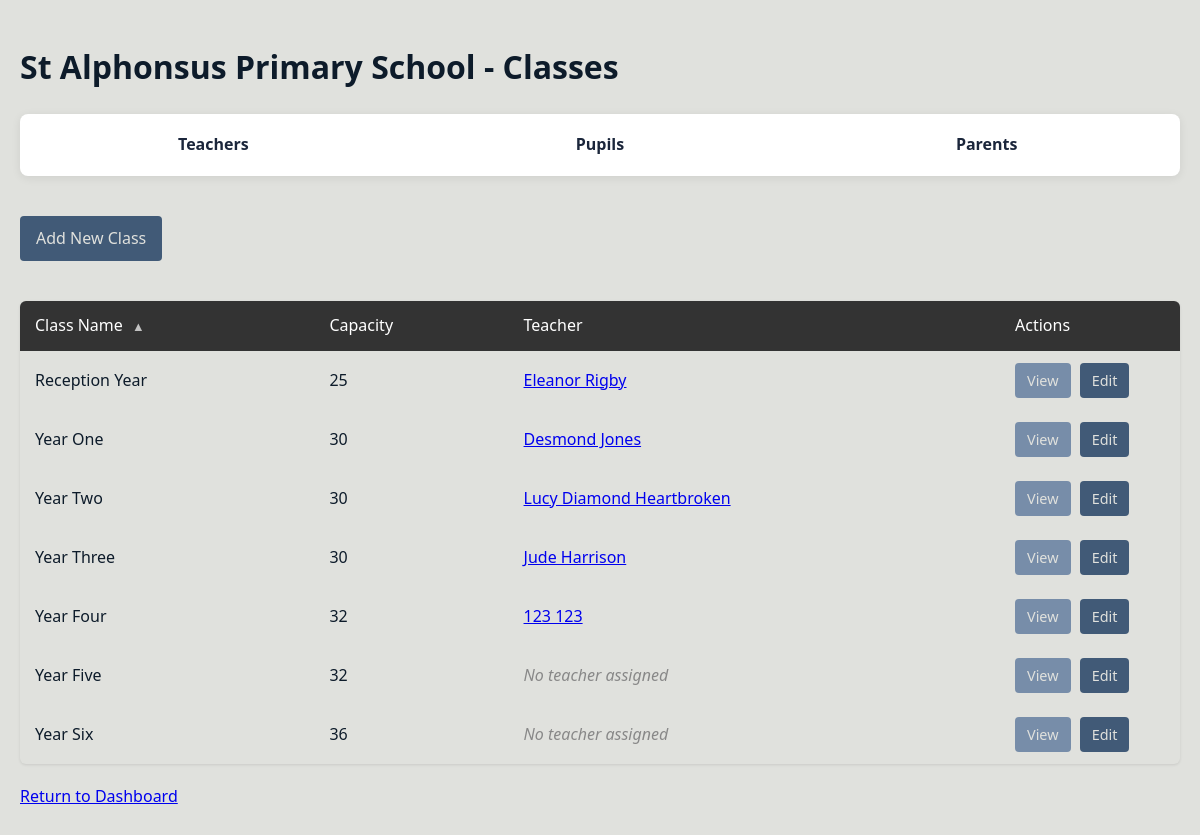
The app's page /classes/view_classes.php with its own data.
### tables this page shows
CREATE TABLE `Classes` (
  `class_id` int(11) NOT NULL,
  `class_name` enum('Reception Year','Year One','Year Two','Year Three','Year Four','Year Five','Year Six') NOT NULL,
  `capacity` int(10) UNSIGNED NOT NULL,
  `teacher_id` int(11) DEFAULT NULL
);

### classes/view_classes.php (the view, shortened to what this page needs)
<?php
require_once(__DIR__ . '/../includes/db_connect.php');
$classes = [];
$sort_field = isset($_GET['sort']) ? $_GET['sort'] : 'class_name';
$sort_order = isset($_GET['order']) && $_GET['order'] === 'desc' ? 'DESC' : 'ASC';
$sql = "SELECT c.class_id, c.class_name, c.capacity, c.teacher_id,
               CONCAT(t.first_name, ' ', t.last_name) AS teacher_name
        FROM Classes c
        LEFT JOIN Teachers t ON c.teacher_id = t.teacher_id";
if ($sort_field === 'teacher_name') {
    $sql .= " ORDER BY teacher_name " . $sort_order;
} else {
    $sql .= " ORDER BY c." . $sort_field . " " . $sort_order;
}
if ($result = $mysqli->query($sql)) {
    while ($row = $result->fetch_assoc()) {
        $classes[] = $row;
    }
} else {
    $message = "Error: " . $mysqli->error;
}
?>
<!DOCTYPE html>
<html lang="en">
<head>
    <link rel="stylesheet" href="../css/style.css">
</head>
<body>
    <div class="container-wide">
        <h1>St Alphonsus Primary School - Classes</h1>
        <div class="main-navigation">
            <a href="../teachers/view_teachers.php" class="nav-item">Teachers</a>
            <a href="../pupil/view_pupils.php" class="nav-item">Pupils</a>
            <a href="../parents/view_parents.php" class="nav-item">Parents</a>
        </div>
        <a href="add_class.php" class="add-btn">Add New Class</a>
        <?php if (empty($classes)): ?>
            <div class="no-records">
                <p>No classes found in the database.</p>
            </div>
        <?php else: ?>
            <table>
                <thead>
                    <tr>
                        <th>
                            <a href="?sort=class_name&order=<?php echo ($sort_field === 'class_name' && $sort_order === 'ASC') ? 'desc' : 'asc'; ?>">
                                Class Name
                                <?php if ($sort_field === 'class_name'): ?>
                                    <span class="sort-icon <?php echo $sort_order === 'ASC' ? 'sort-asc' : ''; ?>"></span>
                                <?php endif; ?>
                            </a>
                        </th>
                        <th>
                            <a href="?sort=capacity&order=<?php echo ($sort_field === 'capacity' && $sort_order === 'ASC') ? 'desc' : 'asc'; ?>">
                                Capacity
                            </a>
                        </th>
                        <th>
                            <a href="?sort=teacher_name&order=<?php echo ($sort_field === 'teacher_name' && $sort_order === 'ASC') ? 'desc' : 'asc'; ?>">
                                Teacher
                            </a>
                        </th>
                        <th class="actions-col">Actions</th>
                    </tr>
                </thead>
                <tbody>
                    <?php foreach ($classes as $class): ?>
                        <tr>
                            <td><?php echo htmlspecialchars($class['class_name']); ?></td>
                            <td><?php echo htmlspecialchars($class['capacity']); ?></td>
                            <td>
                                <?php if ($class['teacher_id']): ?>
                                    <a href="view_teacher.php?id=<?php echo $class['teacher_id']; ?>">
                                        <?php echo htmlspecialchars($class['teacher_name']); ?>
                                    </a>
                                <?php else: ?>
                                    <span class="no-teacher">No teacher assigned</span>
                                <?php endif; ?>
                            </td>
                            <td>
                                <a href="view_class.php?id=<?php echo $class['class_id']; ?>" class="actions-btn">View</a>
                                <a href="edit_class.php?id=<?php echo $class['class_id']; ?>" class="actions-btn edit-btn">Edit</a>
                            </td>
                        </tr>
                    <?php endforeach; ?>
                </tbody>
            </table>
        <?php endif; ?>
        <p style="margin-top: 20px;"><a href="../index.php">Return to Dashboard</a></p>
    </div>
</body>
</html>

### css/style.css (style rules this page uses)
body { font-family: 'Segoe UI', Tahoma, Geneva, Verdana, sans-serif; line-height: 1.6; color: #0d1b2aff; background-color: #e0e1ddff; margin: 0; padding: 0; }
table { width: 100%; border-collapse: collapse; margin-top: 25px; border-radius: 6px; overflow: hidden; box-shadow: 0 1px 3px rgba(0,0,0,0.1); }
th, td { padding: 12px 15px; text-align: left; }
th { background-color: #1b263bff; color: #e0e1ddff; font-weight: 500; cursor: pointer; }
tr:nth-child(even) { background-color: #e0e1ddff; }
.actions-col { width: 150px; }
.actions-btn { display: inline-block; padding: 6px 12px; margin-right: 5px; background-color: #778da9ff; color: #e0e1ddff; text-decoration: none; border-radius: 4px; font-size: 0.9em; transition: background-color 0.3s; }
.edit-btn { background-color: #415a77ff; }
.add-btn { display: inline-block; padding: 10px 16px; background-color: #415a77ff; color: #e0e1ddff; text-decoration: none; border-radius: 4px; margin-bottom: 15px; font-weight: 500; transition: background-color 0.3s; }
.sort-icon::after { content: "▼"; display: inline-block; margin-left: 5px; font-size: 0.8em; opacity: 0.7; }
.sort-asc::after { content: "▲"; }
.no-classes, .no-teacher { color: #888; font-style: italic; }
.container-wide { max-width: 1200px; margin: 0 auto; padding: 20px; }
.main-navigation { display: flex; background-color: white; border-radius: 8px; margin-bottom: 40px; box-shadow: 0 2px 10px rgba(0,0,0,0.08); overflow: hidden; }
.nav-item { flex: 1; text-align: center; padding: 18px 10px; text-decoration: none; color: #1b263bff; font-weight: 600; transition: all 0.3s; }
table thead th { background-color: #333; color: white; }
table thead th a { color: white; text-decoration: none; }

### records on screen
classes: class_name "Reception Year", capacity "25", teacher_name "Eleanor Rigby"
classes: class_name "Year One", capacity "30", teacher_name "Desmond Jones"
classes: class_name "Year Two", capacity "30", teacher_name "Lucy Diamond Heartbroken"
classes: class_name "Year Three", capacity "30", teacher_name "Jude Harrison"
classes: class_name "Year Four", capacity "32", teacher_name "123 123"
classes: class_name "Year Five", capacity "32", shows "No teacher assigned"
classes: class_name "Year Six", capacity "36", shows "No teacher assigned"
